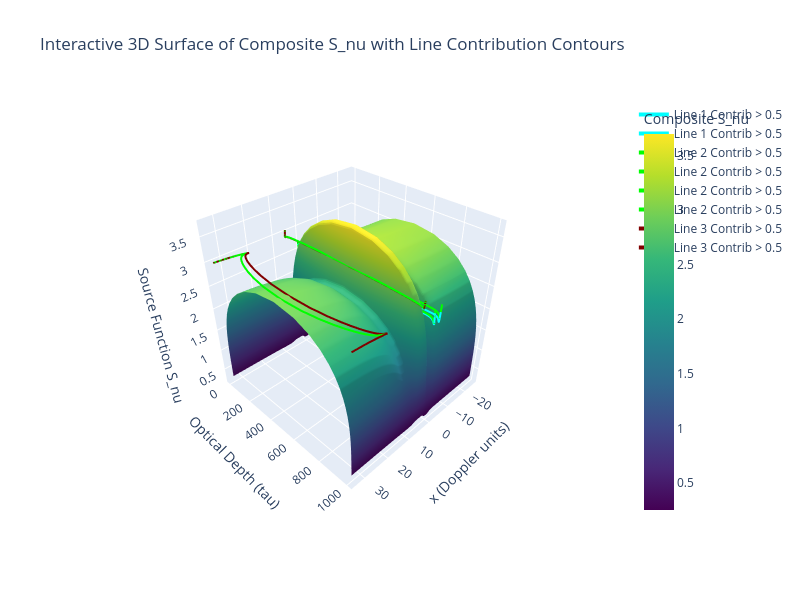

This figure's notebook cell:
### Code cell
# Interactive 3D Surface Plot of Composite S_nu with Contours for Line Contributions
# Uses Plotly for rotation and contours on the surface to highlight contributions.
# Note: Install plotly if not present (pip install plotly).

import plotly.graph_objects as go
import numpy as np
import matplotlib.pyplot as plt  # Needed for contour extraction

# Assuming S_nu_grid, x, tau, contribs are defined from previous cells
# If not, uncomment and run setup:
# x = slab.x_values
# tau = slab.tau
# S_nu_grid = slab.composite_S(lines)
# # And contribs as before

# Create meshgrid
X, T = np.meshgrid(x, tau)

# Create the 3D surface plot
fig = go.Figure()

# Add the main surface
fig.add_trace(go.Surface(
    x=X, y=T, z=S_nu_grid,
    colorscale='Viridis',
    name='Composite S_nu',
    showscale=True,
    colorbar=dict(title='Composite S_nu')
))

# Add contours for each line's contribution on the surface
# We'll project the contours by adding them as lines on the surface
palette = ['cyan', 'lime', 'maroon', 'magenta', 'yellow', 'orange']
for idx, contrib in enumerate(contribs):
    # Add contour lines at a specific level (e.g., 0.1) projected on the surface
    levels = [0.5]  # Adjust levels as needed
    cs = plt.contour(X, T, contrib, levels=levels, colors=palette[idx % len(palette)])
    # Extract paths from contour
    for level_idx, segs in enumerate(cs.allsegs):
        for path in segs:
            verts = path  # path is already a numpy array of shape (n, 2)
            x_verts = verts[:, 0]
            y_verts = verts[:, 1]
            # Interpolate z from S_nu_grid at these points (approximate using mid-depth)
            z_interp = np.interp(x_verts, x, S_nu_grid[len(tau)//2, :])
            fig.add_trace(go.Scatter3d(
                x=x_verts, y=y_verts, z=z_interp,
                mode='lines',
                line=dict(color=palette[idx % len(palette)], width=4),
                name=f'Line {idx+1} Contrib > {levels[level_idx]}',
                showlegend=True
            ))

# Update layout for better viewing
fig.update_layout(
    title='Interactive 3D Surface of Composite S_nu with Line Contribution Contours',
    scene=dict(
        xaxis_title='x (Doppler units)',
        yaxis_title='Optical Depth (tau)',
        zaxis_title='Source Function S_nu',
        camera=dict(eye=dict(x=1.5, y=1.5, z=1.5))  # Initial view
    ),
    width=800, height=600
)

# Show the interactive plot
fig.show()
